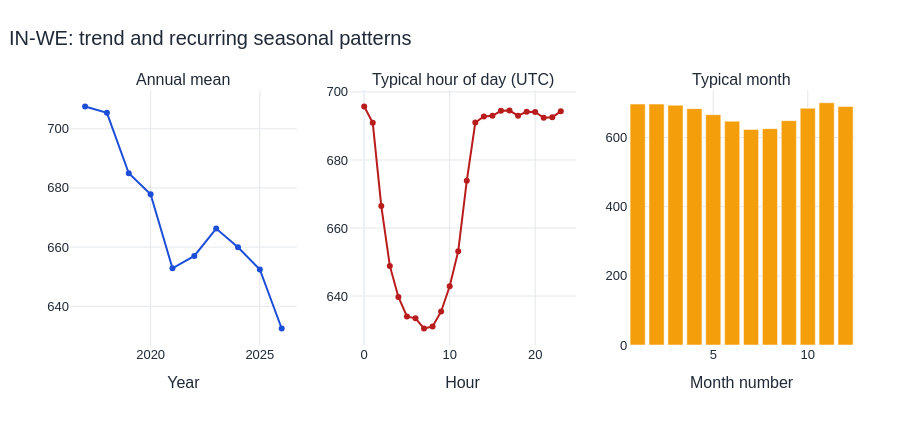

Notebook code cell kept with this figure:
### Markdown cell above
## 5. Trend and seasonality analysis

*Separate long-term change from the typical daily and yearly patterns*

Annual means summarize the slow trend. Hour-of-day and month-of-year averages show the recurring seasonal shape without forcing a complex model.

### Code cell
annual = data["carbon"].resample("YS").mean()
hourly = data.groupby(data.index.hour)["carbon"].mean()
monthly = data.groupby(data.index.month)["carbon"].mean()
fig = make_subplots(rows=1, cols=3,
                    subplot_titles=("Annual mean", "Typical hour of day (UTC)", "Typical month"))
fig.add_trace(go.Scatter(x=annual.index.year, y=annual, mode="lines+markers",
                         line=dict(color=COLORS["trend"]), name="Annual mean"), row=1, col=1)
fig.add_trace(go.Scatter(x=hourly.index, y=hourly, mode="lines+markers",
                         line=dict(color=COLORS["carbon"]), name="Hourly profile"), row=1, col=2)
fig.add_trace(go.Bar(x=monthly.index, y=monthly, marker_color="#f59e0b", name="Monthly profile"), row=1, col=3)
fig.update_xaxes(title_text="Year", row=1, col=1)
fig.update_xaxes(title_text="Hour", row=1, col=2)
fig.update_xaxes(title_text="Month number", row=1, col=3)
fig.update_layout(height=430, title=f"{REGION}: trend and recurring seasonal patterns", showlegend=False)
show_chart(fig)

annual_change = annual.iloc[-2] - annual.iloc[0] if len(annual) > 2 else annual.iloc[-1] - annual.iloc[0]
daily_swing = hourly.max() - hourly.min()
monthly_swing = monthly.max() - monthly.min()
display(Markdown(
    f"The change from the first complete year to the latest complete year is "
    f"**{annual_change:+.1f} gCO₂eq/kWh**. The average daily swing is **{daily_swing:.1f}**, and the average "
    f"difference between the highest and lowest month is **{monthly_swing:.1f}**. This confirms that both trend and seasonality matter."
))

### Figure 1 — Plotly figure (JSON) as saved in the notebook; plotly's stock layout.template omitted (floating-point values rounded to 4 significant figures)
{"data": [{"line": {"color": "#1d4ed8"}, "mode": "lines+markers", "name": "Annual mean", "type": "scatter", "x": [2017, 2018, 2019, 2020, 2021, 2022, 2023, 2024, 2025, 2026], "xaxis": "x", "y": [707.5, 705.4, 684.9, 677.9, 652.8, 657.0, 666.2, 659.9, 652.4, 632.4], "yaxis": "y"}, {"line": {"color": "#b91c1c"}, "mode": "lines+markers", "name": "Hourly profile", "type": "scatter", "x": [0, 1, 2, 3, 4, 5, 6, 7, 8, 9, 10, 11, 12, 13, 14, 15, 16, 17, 18, 19, 20, 21, 22, 23], "xaxis": "x2", "y": [695.7, 690.9, 666.4, 648.9, 639.7, 634.0, 633.4, 630.5, 631.0, 635.5, 642.9, 653.2, 673.9, 691.0, 692.8, 693.0, 694.4, 694.5, 693.0, 694.1, 694.1, 692.4, 692.6, 694.3], "yaxis": "y2"}, {"marker": {"color": "#f59e0b"}, "name": "Monthly profile", "type": "bar", "x": [1, 2, 3, 4, 5, 6, 7, 8, 9, 10, 11, 12], "xaxis": "x3", "y": [696.9, 696.9, 693.5, 683.6, 666.1, 647.2, 623.6, 625.7, 648.8, 684.8, 700.6, 689.7], "yaxis": "y3"}], "layout": {"annotations": [{"font": {"size": 16}, "showarrow": false, "text": "Annual mean", "x": 0.1444, "xanchor": "center", "xref": "paper", "y": 1.0, "yanchor": "bottom", "yref": "paper"}, {"font": {"size": 16}, "showarrow": false, "text": "Typical hour of day (UTC)", "x": 0.5, "xanchor": "center", "xref": "paper", "y": 1.0, "yanchor": "bottom", "yref": "paper"}, {"font": {"size": 16}, "showarrow": false, "text": "Typical month", "x": 0.8556, "xanchor": "center", "xref": "paper", "y": 1.0, "yanchor": "bottom", "yref": "paper"}], "autosize": true, "font": {"color": "#1f2937", "family": "Arial, sans-serif", "size": 13}, "height": 430, "hoverlabel": {"font": {"size": 13}}, "margin": {"b": 85, "l": 70, "r": 45, "t": 90}, "showlegend": false, "title": {"font": {"size": 20}, "text": "IN-WE: trend and recurring seasonal patterns", "x": 0.01, "xanchor": "left"}, "xaxis": {"anchor": "y", "automargin": true, "domain": [0.0, 0.2889], "gridcolor": "#e5e7eb", "showgrid": true, "title": {"text": "Year"}}, "xaxis2": {"anchor": "y2", "automargin": true, "domain": [0.3556, 0.6444], "gridcolor": "#e5e7eb", "showgrid": true, "title": {"text": "Hour"}}, "xaxis3": {"anchor": "y3", "automargin": true, "domain": [0.7111, 1.0], "gridcolor": "#e5e7eb", "showgrid": true, "title": {"text": "Month number"}}, "yaxis": {"anchor": "x", "automargin": true, "domain": [0.0, 1.0], "gridcolor": "#e5e7eb", "showgrid": true, "zeroline": false}, "yaxis2": {"anchor": "x2", "automargin": true, "domain": [0.0, 1.0], "gridcolor": "#e5e7eb", "showgrid": true, "zeroline": false}, "yaxis3": {"anchor": "x3", "automargin": true, "domain": [0.0, 1.0], "gridcolor": "#e5e7eb", "showgrid": true, "zeroline": false}}}
